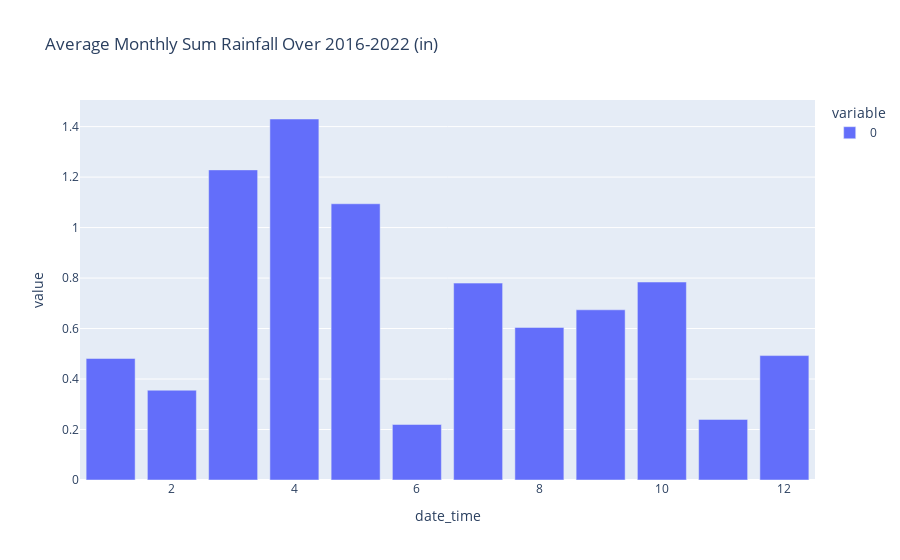

The code cell stored with this chart in its notebook:
### Code cell
df_monthly_precip = df_precip.groupby([df_precip['date_time'].dt.year, df_precip['date_time'].dt.month])['precip_tb'].sum().unstack(level=1)
monthly_precip_mean = df_monthly_precip.mean(axis=0)
px.bar(monthly_precip_mean, title='Average Monthly Sum Rainfall Over 2016-2022 (in)')
# This is sum of rainfall by month, then averaged over the years.
# March April May is very rainy. October less so but November is actually very good.

### Figure 1 — Plotly figure (JSON) as saved in the notebook; plotly's stock layout.template omitted (floating-point values rounded to 4 significant figures)
{"data": [{"alignmentgroup": "True", "hovertemplate": "variable=0<br>date_time=%{x}<br>value=%{y}<extra></extra>", "legendgroup": "0", "marker": {"color": "#636efa", "pattern": {"shape": ""}}, "name": "0", "offsetgroup": "0", "orientation": "v", "showlegend": true, "textposition": "auto", "type": "bar", "x": [1, 2, 3, 4, 5, 6, 7, 8, 9, 10, 11, 12], "xaxis": "x", "y": [0.4814, 0.3557, 1.229, 1.43, 1.094, 0.22, 0.78, 0.6044, 0.6743, 0.7843, 0.24, 0.4929], "yaxis": "y"}], "layout": {"barmode": "relative", "legend": {"title": {"text": "variable"}, "tracegroupgap": 0}, "title": {"text": "Average Monthly Sum Rainfall Over 2016-2022 (in)"}, "xaxis": {"anchor": "y", "domain": [0, 1], "title": {"text": "date_time"}}, "yaxis": {"anchor": "x", "domain": [0, 1], "title": {"text": "value"}}}}
